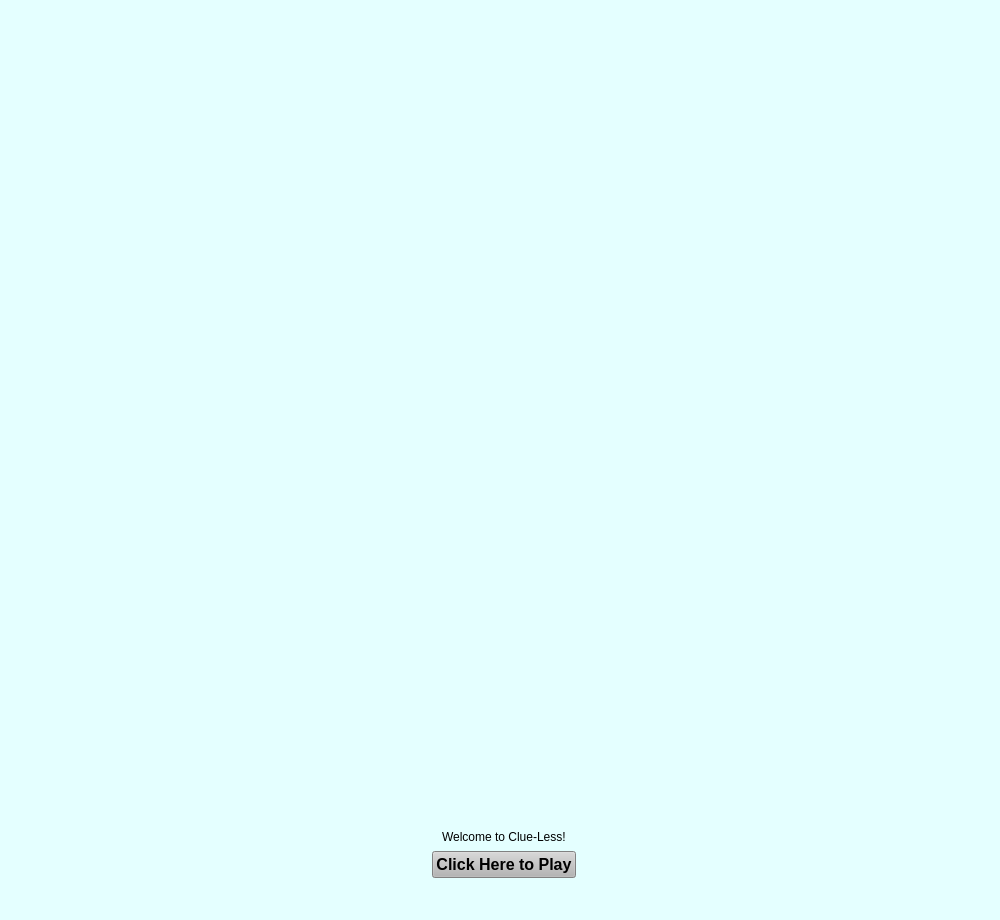
<?xml version="1.0" encoding="UTF-8"?>
<ui version="4.0">
 <class>MainWindow</class>
 <widget class="QMainWindow" name="MainWindow">
  <property name="geometry">
   <rect>
    <x>0</x>
    <y>0</y>
    <width>1000</width>
    <height>920</height>
   </rect>
  </property>
  <property name="sizePolicy">
   <sizepolicy hsizetype="Fixed" vsizetype="Minimum">
    <horstretch>0</horstretch>
    <verstretch>0</verstretch>
   </sizepolicy>
  </property>
  <property name="maximumSize">
   <size>
    <width>1000</width>
    <height>1020</height>
   </size>
  </property>
  <property name="windowTitle">
   <string>Clue-Less</string>
  </property>
  <property name="autoFillBackground">
   <bool>false</bool>
  </property>
  <property name="styleSheet">
   <string notr="true">background-color: rgb(228, 255, 255);</string>
  </property>
  <property name="animated">
   <bool>false</bool>
  </property>
  <widget class="QWidget" name="centralwidget">
   <property name="sizePolicy">
    <sizepolicy hsizetype="Preferred" vsizetype="Preferred">
     <horstretch>0</horstretch>
     <verstretch>0</verstretch>
    </sizepolicy>
   </property>
   <property name="minimumSize">
    <size>
     <width>0</width>
     <height>0</height>
    </size>
   </property>
   <property name="maximumSize">
    <size>
     <width>1000</width>
     <height>900</height>
    </size>
   </property>
   <property name="toolTipDuration">
    <number>0</number>
   </property>
   <layout class="QVBoxLayout" name="verticalLayout">
    <property name="rightMargin">
     <number>0</number>
    </property>
    <property name="bottomMargin">
     <number>20</number>
    </property>
    <item>
     <widget class="QLabel" name="label">
      <property name="enabled">
       <bool>true</bool>
      </property>
      <property name="sizePolicy">
       <sizepolicy hsizetype="Fixed" vsizetype="Maximum">
        <horstretch>0</horstretch>
        <verstretch>0</verstretch>
       </sizepolicy>
      </property>
      <property name="minimumSize">
       <size>
        <width>2</width>
        <height>0</height>
       </size>
      </property>
      <property name="maximumSize">
       <size>
        <width>1000</width>
        <height>1000</height>
       </size>
      </property>
      <property name="autoFillBackground">
       <bool>false</bool>
      </property>
      <property name="frameShape">
       <enum>QFrame::NoFrame</enum>
      </property>
      <property name="text">
       <string/>
      </property>
      <property name="pixmap">
       <pixmap resource="ClueLessResource.qrc">:/MainScreen/clueMainScreen.png</pixmap>
      </property>
      <property name="scaledContents">
       <bool>true</bool>
      </property>
     </widget>
    </item>
    <item>
     <widget class="QLineEdit" name="lineEdit">
      <property name="styleSheet">
       <string notr="true">font: 75 35pt &quot;MS Sans Serif&quot;;

</string>
      </property>
      <property name="text">
       <string>Welcome to Clue-Less!</string>
      </property>
      <property name="frame">
       <bool>false</bool>
      </property>
      <property name="alignment">
       <set>Qt::AlignCenter</set>
      </property>
      <property name="readOnly">
       <bool>true</bool>
      </property>
     </widget>
    </item>
    <item alignment="Qt::AlignHCenter">
     <widget class="QPushButton" name="pushButton">
      <property name="maximumSize">
       <size>
        <width>500</width>
        <height>16777215</height>
       </size>
      </property>
      <property name="palette">
       <palette>
        <active>
         <colorrole role="Button">
          <brush brushstyle="SolidPattern">
           <color alpha="255">
            <red>181</red>
            <green>181</green>
            <blue>181</blue>
           </color>
          </brush>
         </colorrole>
         <colorrole role="Base">
          <brush brushstyle="SolidPattern">
           <color alpha="255">
            <red>181</red>
            <green>181</green>
            <blue>181</blue>
           </color>
          </brush>
         </colorrole>
         <colorrole role="Window">
          <brush brushstyle="SolidPattern">
           <color alpha="255">
            <red>181</red>
            <green>181</green>
            <blue>181</blue>
           </color>
          </brush>
         </colorrole>
        </active>
        <inactive>
         <colorrole role="Button">
          <brush brushstyle="SolidPattern">
           <color alpha="255">
            <red>181</red>
            <green>181</green>
            <blue>181</blue>
           </color>
          </brush>
         </colorrole>
         <colorrole role="Base">
          <brush brushstyle="SolidPattern">
           <color alpha="255">
            <red>181</red>
            <green>181</green>
            <blue>181</blue>
           </color>
          </brush>
         </colorrole>
         <colorrole role="Window">
          <brush brushstyle="SolidPattern">
           <color alpha="255">
            <red>181</red>
            <green>181</green>
            <blue>181</blue>
           </color>
          </brush>
         </colorrole>
        </inactive>
        <disabled>
         <colorrole role="Button">
          <brush brushstyle="SolidPattern">
           <color alpha="255">
            <red>181</red>
            <green>181</green>
            <blue>181</blue>
           </color>
          </brush>
         </colorrole>
         <colorrole role="Base">
          <brush brushstyle="SolidPattern">
           <color alpha="255">
            <red>181</red>
            <green>181</green>
            <blue>181</blue>
           </color>
          </brush>
         </colorrole>
         <colorrole role="Window">
          <brush brushstyle="SolidPattern">
           <color alpha="255">
            <red>181</red>
            <green>181</green>
            <blue>181</blue>
           </color>
          </brush>
         </colorrole>
        </disabled>
       </palette>
      </property>
      <property name="font">
       <font>
        <family>MS Sans Serif</family>
        <pointsize>12</pointsize>
        <weight>75</weight>
        <bold>true</bold>
       </font>
      </property>
      <property name="layoutDirection">
       <enum>Qt::LeftToRight</enum>
      </property>
      <property name="styleSheet">
       <string notr="true">background-color: rgb(181, 181, 181);</string>
      </property>
      <property name="text">
       <string>Click Here to Play</string>
      </property>
      <property name="flat">
       <bool>false</bool>
      </property>
     </widget>
    </item>
   </layout>
  </widget>
  <widget class="QStatusBar" name="statusbar"/>
 </widget>
 <resources>
  <include location="ClueLessResource.qrc"/>
 </resources>
 <connections/>
</ui>
